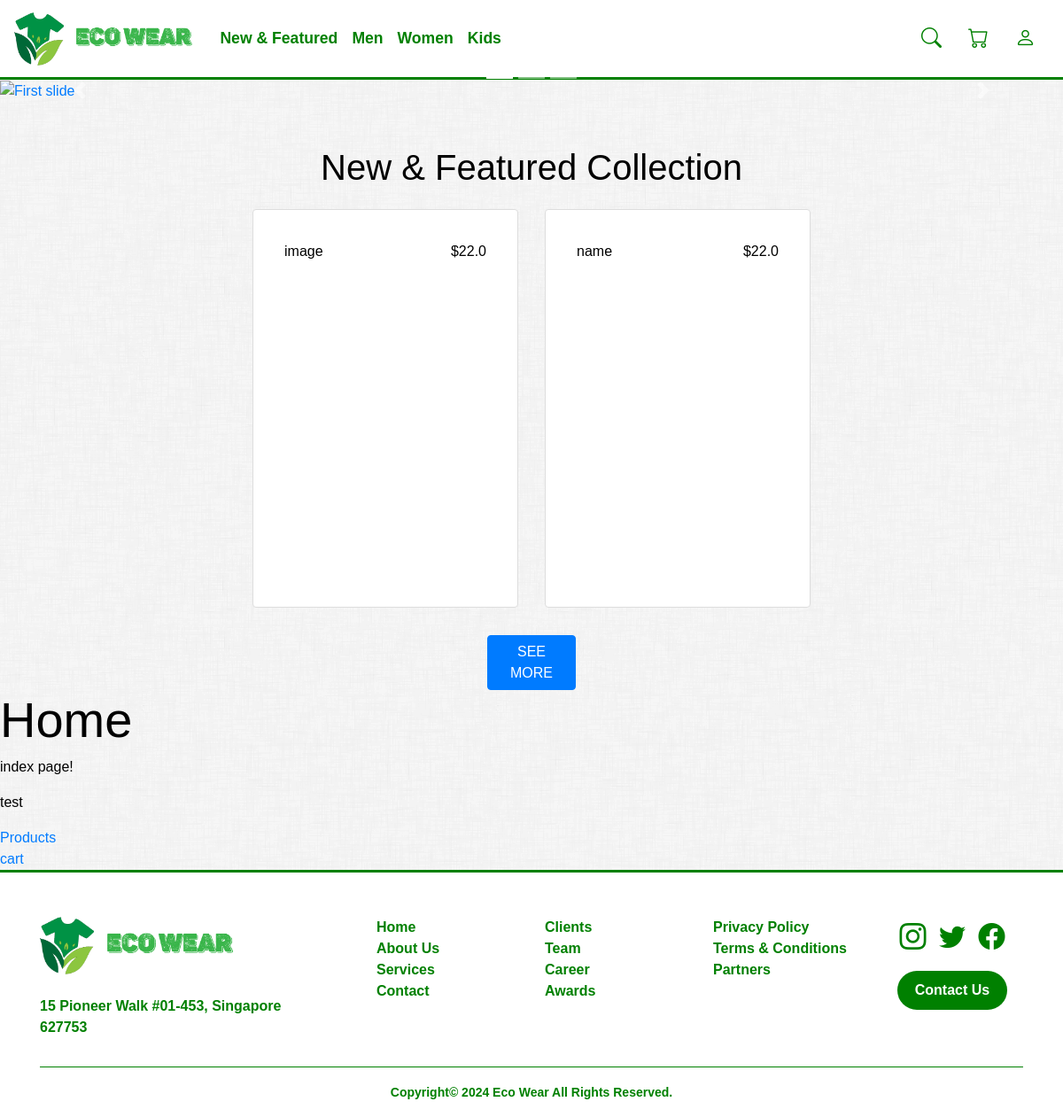
/, run on an earlier commit of the app's database.
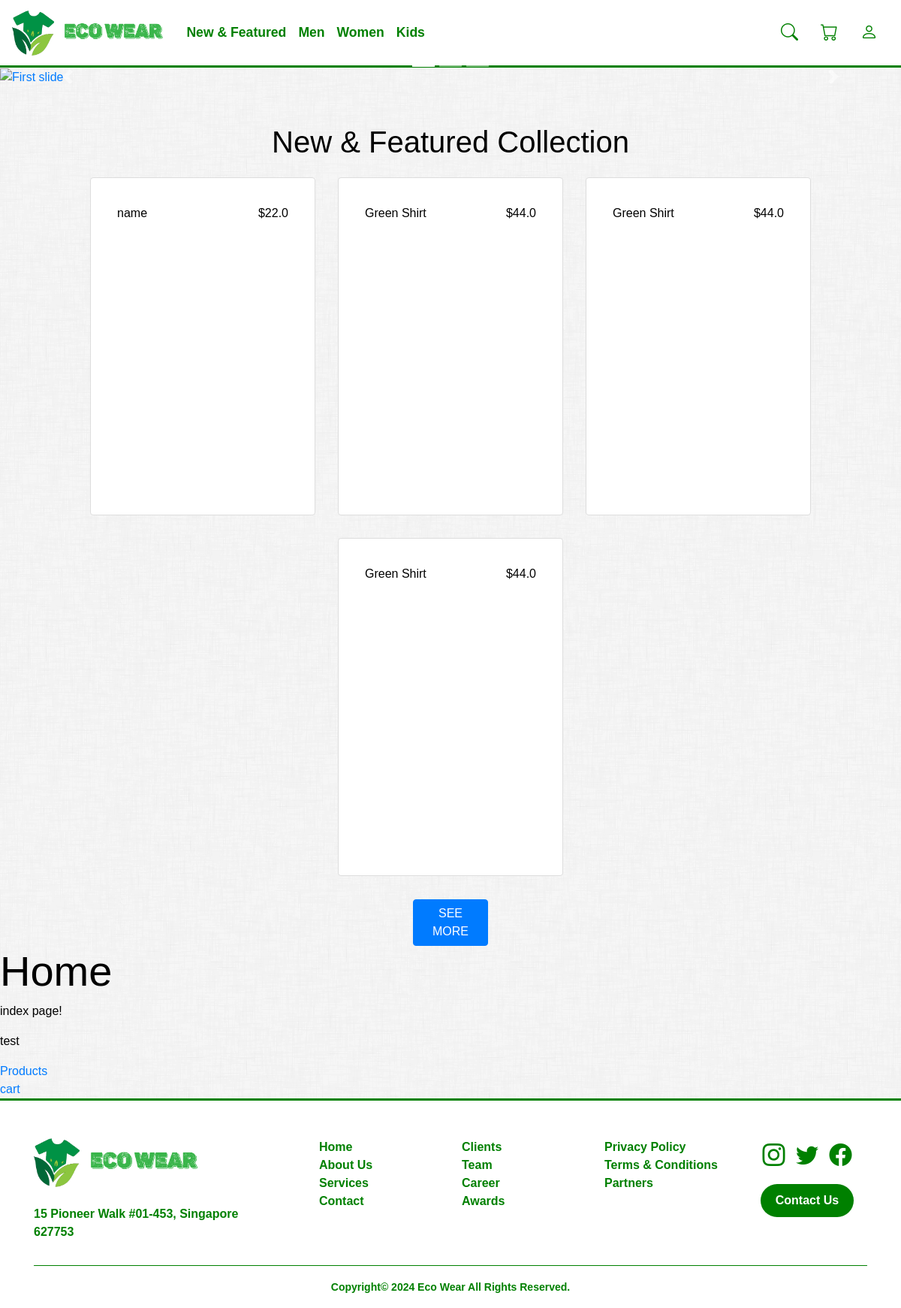
And on a later commit of the database.
### tables this page shows
CREATE TABLE products (
            "ProductID" INTEGER PRIMARY KEY AUTOINCREMENT,
            image TEXT,
            name TEXT,
            price REAL,
            category TEXT,
            stock INTEGER,
            description TEXT,
            size TEXT
        );

### __init__.py (the view)
@app.route('/')
def home():
    product_manager = ProductManager()
    all_products = product_manager.get_all_products()
    random.seed(41)  # You can use any integer as the seed
    random.shuffle(all_products)
    products = all_products[:4]
    product_manager.close_connection()
    return render_template('home.html', products=products)

### Product.py (called while the page is built)
    def get_all_products(self):
        self.cursor.execute("SELECT * FROM products")
        products_data = self.cursor.fetchall()
        products = [Product(*data) for data in products_data]
        return products

    def close_connection(self):
        self.conn.close()

### __init__.py (called while the page is built)
@app.before_request
def before_request():
    global session_cleared
    if not session_cleared:
        session.clear()
        session_cleared = True

### templates/home.html (shortened to what this page needs)
{% extends "base.html" %}
{% block content %}
<div id="carouselExampleIndicators" class="carousel slide" data-ride="carousel">
  <ol class="carousel-indicators">
    <li data-target="#carouselExampleIndicators" data-slide-to="0" class="active"></li>
    <li data-target="#carouselExampleIndicators" data-slide-to="1"></li>
    <li data-target="#carouselExampleIndicators" data-slide-to="2"></li>
  </ol>
  <div class="carousel-inner">
    <div class="carousel-item active">
      <a href="/Product"><img class="bannerimage img-fluid" src="{{ url_for('static', filename='image/bannerimage1.jpg') }}" alt="First slide"></a>
        <div class="carousel-caption d-none d-md-block">
        </div>
    </div>
  </div>
  <a class="carousel-control-prev" href="#carouselExampleIndicators" role="button" data-slide="prev">
    <span class="carousel-control-prev-icon" aria-hidden="true"></span>
  </a>
  <a class="carousel-control-next" href="#carouselExampleIndicators" role="button" data-slide="next">
    <span class="carousel-control-next-icon" aria-hidden="true"></span>
  </a>
</div>
<h1 style="text-align: center; padding-top: 50px;">New & Featured Collection</h1>
<div class="product-container">
    {% for product in products %}
        <a href="{{ url_for('display_product', product_id=product.id) }}">
            <div class="card product-card">
                <div class="card-body">
                    <p class="card-text">{{ product.name }}</p>
                    <p class="card-text">${{ product.price }}</p>
                </div>
            </div>
        </a>
    {% endfor %}
</div>
<div class="text-center"><a href="/Product" class="buttongreen btn btn-primary mt-3 col-1 w-100">SEE MORE</a></div>
<h1 class="display-4">Home</h1>
<p>index page!</p>
<p>test</p>
<div class="text"><a class="sideNav-item" href="/adminProducts">Products</a></div>
<div class="text"><a class="sideNav-item" href="/cart">cart</a></div>
{% endblock %}

### templates/base.html (shortened to what this page needs)
<!DOCTYPE html>
<html lang="en">
<head>
<link href="{{ url_for('static', filename='assets/bootstrap/css/bootstrap.min.css') }}" rel="stylesheet">
<link href="{{ url_for('static', filename='assets/bootstrap-icons/bootstrap-icons.css') }}" rel="stylesheet">
<link href="{{ url_for('static', filename='assets/style.css') }}" rel="stylesheet">
</head>
<body style="background-image: url({{ url_for('static', filename='image/dust_scratches.png') }});">
{% block navbar %}
    {% include 'includes/_navbar.html' %}
{% endblock %}
<section>
{% block content %}
{% endblock %}
</section>
{% block footer %}
    {% include 'includes/_footer.html' %}
{% endblock %}
</body>
</html>

### templates/includes/_navbar.html (shortened to what this page needs)
	<nav class="navbar navbar-expand-lg navbar-light bg-light">
    <a class="navbar-brand" href="/"><img src="{{ url_for('static', filename='image/Logo.png') }}" alt="Logo" class="logo"></a>
    <div class="collapse navbar-collapse" id="navbarNav">
		<div class="float-left">
        <ul class="navbar-nav ml-auto">
            <li class="nav-item">
                <a class="nav-link" href="/">New & Featured</a>
            </li>
            <li class="nav-item">
                <a class="nav-link" href="{{ url_for('men_category') }}">Men</a>
            </li>
			<li class="nav-item">
                <a class="nav-link" href="{{ url_for('women_category') }}">Women</a>
            </li>
			<li class="nav-item">
                <a class="nav-link" href="{{ url_for('kids_category') }}">Kids</a>
            </li>
		</ul>
		</div>
		<ul class="navbar-nav ml-auto">
			<li class="nav-item">
				<a class="nav-link" href="#"><i class="bi bi-search"></i></a>
			</li>
			<li class="nav-item">
				<a class="nav-link" href="/cart"><i class="bi bi-cart"></i></a>
			</li>
            <li class="nav-item dropdown-login">
				{% if 'User_ID' in session %}
					{% if 'Role' in session and session['Role'] == 'customer' %}
						<a class="nav-link" role="button" href="/userdashboard"><i class="bi bi-person-fill"></i></a>
					{% else %}
						<a class="nav-link" role="button" href="/adminDashboard"><i class="bi bi-person-fill-gear"></i></a>
					{% endif %}
					<div class="dropdown-menu dropdown-menu-right p-4" >
						<p>Welcome, {{ session['Username'] }}</p>
						<div class="dropdown-divider"></div>
						<a class="dropdown-item" href="#"><i class="bi bi-gear"></i>Setting </a>
						<div class="dropdown-divider"></div>
						<a class="dropdown-item" href="#" onclick="confirmLogout()"> <i class="bi bi-box-arrow-right "></i> Logout</a>
					</div>
				{% else %}
					<a class="nav-link" role="button" href="/login">
						<i class="bi bi-person"></i>
					</a>
				{% endif %}
            </li>
        </ul>
    </div>
</nav>

### templates/includes/_footer.html
<footer class="footer">
      <div class="container">
        <div class="row">
          <div class="col-md-4 pr-md-5">
              <img src="{{ url_for('static', filename='image/Logo.png') }}" alt="logo" style="width:auto; height:65px;" class="mb-4">
              <p style="font-weight:bold;">15 Pioneer Walk #01-453, Singapore 627753</p>
          </div>
          <div class="col-md">
            <ul class="list-unstyled nav-links">
              <li><a href="#">Home</a></li>
              <li><a href="#">About Us</a></li>
              <li><a href="#">Services</a></li>
              <li><a href="/contactUs">Contact</a></li>
            </ul>
          </div>
          <div class="col-md">
            <ul class="list-unstyled nav-links">
              <li><a href="#">Clients</a></li>
              <li><a href="#">Team</a></li>
              <li><a href="#">Career</a></li>
              <li><a href="#">Awards</a></li>
            </ul>
          </div>
          <div class="col-md">
            <ul class="list-unstyled nav-links">
              <li><a href="#">Privacy Policy</a></li>
              <li><a href="#">Terms &amp; Conditions</a></li>
              <li><a href="#">Partners</a></li>
            </ul>
          </div>
          <div class="col-md text-md-center">
            <ul class="social list-unstyled">
              <li><a href="https://www.instagram.com/"><i class="bi bi-instagram"></i></a></li>
              <li><a href="https://twitter.com/"><i class="bi bi-twitter"></i></a></li>
              <li><a href="https://www.facebook.com/"><i class="bi bi-facebook"></i></a></li>
            </ul>
            <span><a href="/contactUs" class="btn btn-tertiary mt-3" >Contact Us</a></span>
          </div>
        </div>
        <div class="row ">
          <div class="col-12 text-center">
            <div class="copyright mt-3 pt-3">
              <p><small  style="font-weight:bold;">Copyright&copy; 2024 Eco Wear All Rights Reserved. </small></p>
            </div>
          </div>
        </div>
      </div>
    </footer>

### static/assets/style.css (style rules this page uses)
body { ; font-family: 'Poppins'; color: black; font-family: Arial, sans-serif; padding: 0; margin: 0; }
ul { list-style-type: none; margin: 0; padding: 0; }
.navbar { height: 90px; border-bottom: 3px solid #008000; font-size: 1.1em; font-weight: bold; background-color: white!important; }
.navbar img { width: auto; height: 60px; }
.nav-link { color: green!important; position: relative; transition: all 0.4s; }
.navbar .nav-link { padding: 30px 0px; }
.nav-item .bi { font-size:23px; font-weight:bold; padding: 0px 7px; }
.footer { border-top: 3px solid #008000; color: #008000; background-color:white; padding-top:50px; }
.copyright { border-top:1px solid #008000; }
.footer a { color:green; font-weight:bold; }
.btn.btn-tertiary { background-color: #008000; color: white; border-radius: 30px; border: none; padding: 10px 20px; }
.social li { display: inline-block; padding:0px 5px; font-size:30px; }
.social li a i { width:auto; height: 25px; }
.product-container { display: flex; flex-wrap: wrap; justify-content: center; }
.product-card { border: 1px solid #ddd; padding: 15px; margin: 15px; width: 300px; height:450px; }
.product-container a { text-decoration: none; color:black; }
.bannerimage { height: 850px; width:100%; }

### templates/home.html (style rules this page uses)
.card-body { display: flex; justify-content: space-between; }

What changed in the data, as far as the page shows it:
removed products: name "image", price "22.0"
added products: name "Green Shirt", price "44.0"
added products: name "Green Shirt", price "44.0"
added products: name "Green Shirt", price "44.0"
